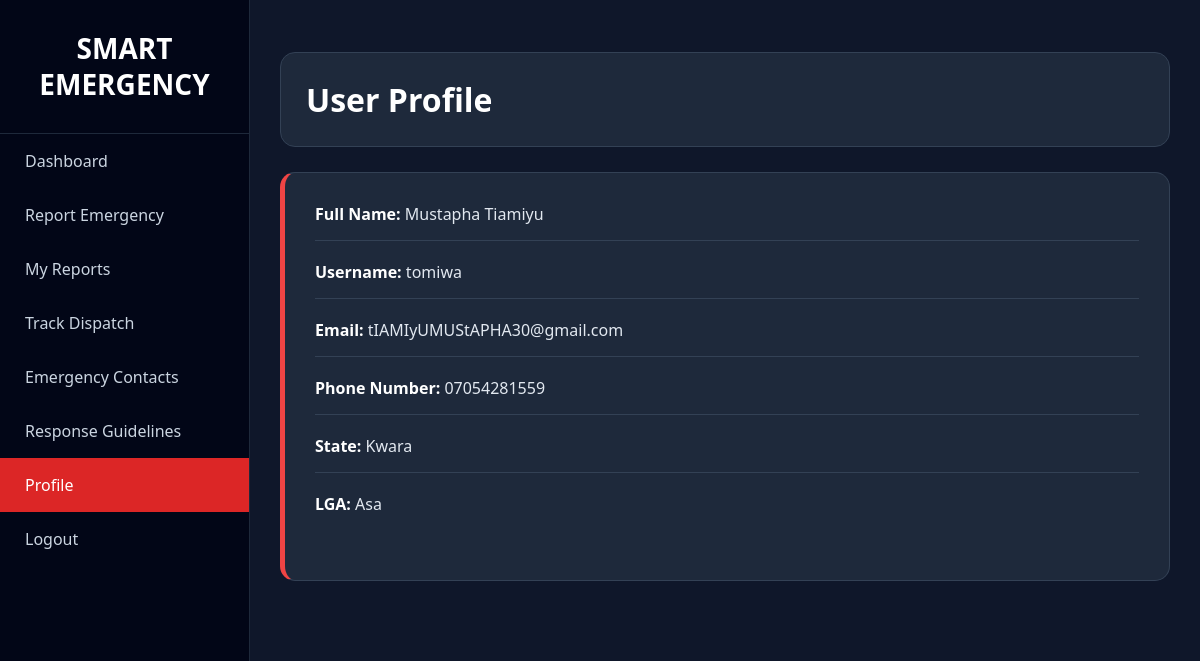
Screenshot of /profile/ (signed in) with the database file from the repository.
### emergency_app/models.py (models this page shows, shortened)
class UserProfile(models.Model):
    full_name = models.CharField(
        max_length=100
    )
    username = models.CharField(
        max_length=50,
        unique=True
    )
    email = models.EmailField(
        unique=True
    )
    phone_number = models.CharField(
        max_length=15
    )
    state = models.CharField(
        max_length=50
    )
    lga = models.CharField(
        max_length=50
    )
    password = models.CharField(
        max_length=255
    )
    created_at = models.DateTimeField(
        auto_now_add=True
    )

### emergency_app/views.py (the view)
@login_required
def profile(request):
    profile = UserProfile.objects.filter(
        username=request.user.username
    ).first()
    return render(
        request,
        "profile.html",
        {
            "profile": profile
        }
    )

### templates/profile.html (shortened to what this page needs)
<!DOCTYPE html>
<html>
<head>
</head>
<body>
<div class="sidebar">
    <div class="logo">
        SMART<br>
        EMERGENCY
    </div>
    <a href="/dashboard/">Dashboard</a>
    <a href="/report/">Report Emergency</a>
    <a href="/my-reports/">My Reports</a>
    <a href="/track-dispatch/">Track Dispatch</a>
    <a href="/emergency-contacts/">Emergency Contacts</a>
    <a href="/response-guidelines/">Response Guidelines</a>
    <a href="/profile/" class="active">Profile</a>
    <a href="/logout/">Logout</a>
</div>
<div class="main">
    <div class="header">
        <h1>User Profile</h1>
    </div>
    {% if profile %}
    <div class="profile-card">
        <div class="profile-item">
            <span class="label">Full Name:</span>
            {{ profile.full_name }}
        </div>
        <div class="profile-item">
            <span class="label">Username:</span>
            {{ profile.username }}
        </div>
        <div class="profile-item">
            <span class="label">Email:</span>
            {{ profile.email }}
        </div>
        <div class="profile-item">
            <span class="label">Phone Number:</span>
            {{ profile.phone_number }}
        </div>
        <div class="profile-item">
            <span class="label">State:</span>
            {{ profile.state }}
        </div>
        <div class="profile-item">
            <span class="label">LGA:</span>
            {{ profile.lga }}
        </div>
    </div>
    {% endif %}
</div>
</body>
</html>

### templates/profile.html (style rules this page uses)
* { margin:0; padding:0; box-sizing:border-box; font-family:Segoe UI, Arial, sans-serif; }
body { background:#0f172a; }
.sidebar { position:fixed; left:0; top:0; width:250px; height:100vh; background:#020617; border-right:1px solid #1e293b; }
.logo { color:white; text-align:center; font-size:28px; font-weight:bold; padding:30px 15px; border-bottom:1px solid #1e293b; line-height:1.3; }
.sidebar a { display:block; color:#cbd5e1; text-decoration:none; padding:16px 25px; transition:.3s; }
.active { background:#dc2626; color:white !important; }
.main { margin-left:250px; padding:30px; }
.header { background:#1e293b; border:1px solid #334155; border-radius:15px; padding:25px; margin-bottom:25px; }
.header h1 { color:white; }
.profile-card { background:#1e293b; border:1px solid #334155; border-left:5px solid #ef4444; border-radius:15px; padding:30px; }
.profile-item { margin-bottom:20px; padding-bottom:15px; border-bottom:1px solid #334155; color:#e2e8f0; font-size:16px; }
.profile-item:last-child { border-bottom:none; }
.label { color:white; font-weight:bold; }

### rows the page displays
UserProfile: full_name "Mustapha Tiamiyu", username "tomiwa", email "tIAMIyUMUStAPHA30@gmail.com", phone_number "07054281559", state "Kwara", lga "Asa"
